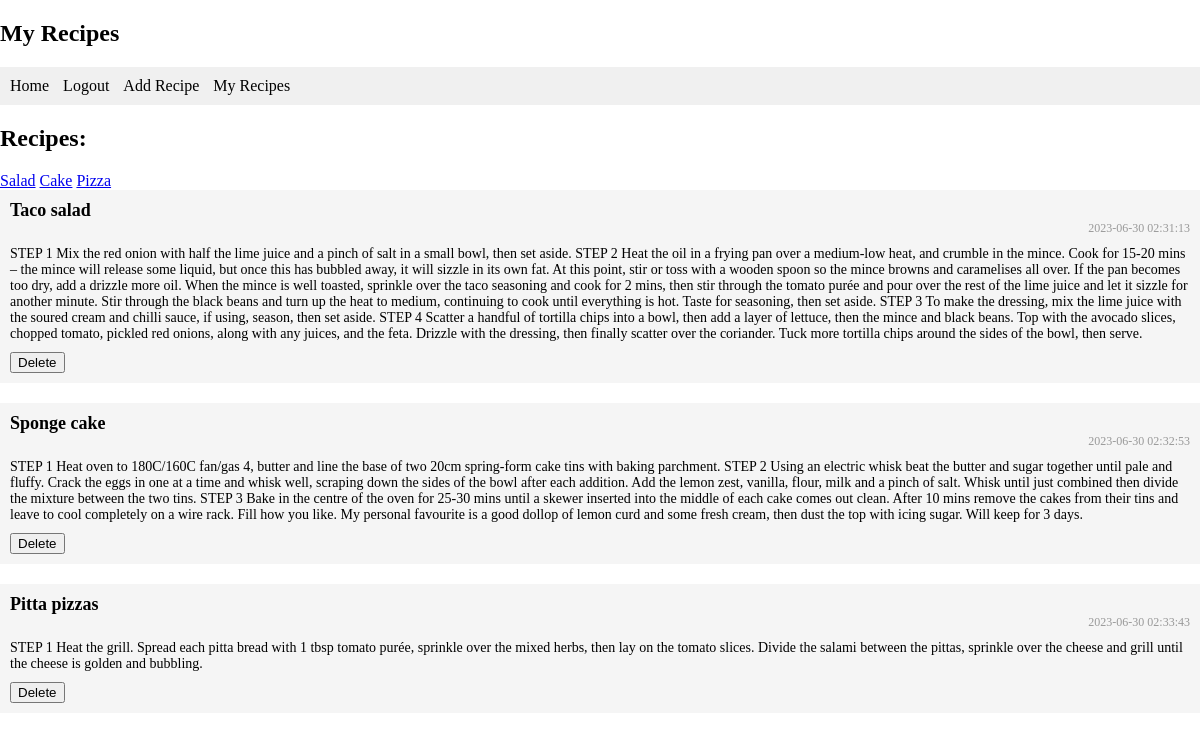
/my_recipes (signed in), run on the app's committed database.
### tables this page shows
CREATE TABLE users_recipes
                         (id INTEGER PRIMARY KEY AUTOINCREMENT,
                          recipe_name TEXT,
                          recipe_description TEXT,
                          created_at DATETIME DEFAULT CURRENT_TIMESTAMP,
                          user_name TEXT, 
                          recipe_id);

### main.py (the view)
@app.route('/my_recipes')
def my_recipes():
    if 'username' in session:
        user_name = session['username']
        db = get_db()
        c = db.cursor()
        c.execute("SELECT * FROM users_recipes WHERE user_name=?", (user_name,))
        recipes = c.fetchall()
        return render_template('my_recipes.html', recipes=recipes)
    else:
        return redirect('/login')

### main.py (called while the page is built)
def get_db():
    db = getattr(g, '_database', None)
    if db is None:
        db = g._database = sqlite3.connect(DATABASE)
    return db

@app.teardown_appcontext
def close_connection(exception):
    db = getattr(g, '_database', None)
    if db is not None:
        db.close()

### templates/my_recipes.html (shortened to what this page needs)
<!DOCTYPE html>
<html>
<head>
    <link rel="stylesheet" type="text/css" href="{{ url_for('static', filename='style.css') }}">
</head>
<body>
    <h2>My Recipes</h2>
    <div id="menu">
        <ul>
            <li><a href="/">Home</a></li>
            <li><a href="/logout">Logout</a></li>
            <li><a href="/add_recipe">Add Recipe</a></li>
            <li><a href="/my_recipes">My Recipes</a></li>
        </ul>
    </div>
<h2>Recipes:</h2>
        <div class="button-container">
            <a href="/recipe/salad" class="button">Salad</a>
            <a href="/recipe/cake" class="button">Cake</a>
            <a href="/recipe/pizza" class="button">Pizza</a>
        </div>
    <div class="recipe-list">
        {% if recipes %}
            {% for recipe in recipes %}
            <div class="recipe-card">
                <div class="recipe-title">{{ recipe[1] }}</div>
                <div class="recipe-datetime">{{ recipe[3] }}</div>
                <div class="recipe-description">{{ recipe[2] }}</div>
                <form action="/delete_recipe" method="POST">
                    <input type="submit" value="Delete" class="delete-button">
                </form>
            </div>
            {% endfor %}
        {% else %}
            <h2>Empty</h2>
        {% endif %}
    </div>
</body>
</html>

### templates/style.css (style rules this page uses)
body { margin: 0; padding: 0; }
#menu { background-color: #f0f0f0; padding: 10px; }
#menu ul { list-style-type: none; margin: 0; padding: 0; }
#menu ul li { display: inline-block; margin-right: 10px; }
#menu ul li a { text-decoration: none; color: #000; }

### templates/my_recipes.html (style rules this page uses)
.recipe-card { margin-bottom: 20px; padding: 10px; background-color: #f5f5f5; }
.recipe-title { font-size: 18px; font-weight: bold; }
.recipe-description { margin-top: 10px; font-size: 14px; }
.recipe-datetime { font-size: 12px; text-align: right; color: #999; }
.delete-button { margin-top: 10px; }

### data on the page
users_recipes: recipe_name "Taco salad", created_at "2023-06-30 02:31:13", recipe_description "STEP 1 Mix the red onion with half the lime juice and a pinch of salt in a small bowl, then set aside. STEP 2 Heat the oil in a frying pan over a medium-low heat, and crumble in the mince. Cook for 15-20 mins – the mince will release some liquid, but once this has bubbled away, it will sizzle in its own fat. At this point, stir or toss with a wooden spoon so the mince browns and caramelises all over. If the pan becomes too dry, add a drizzle more oil. When the mince is well toasted, sprinkle over the taco seasoning and cook for 2 mins, then stir through the tomato purée and pour over the rest of the lime juice and let it sizzle for another minute. Stir through the black beans and turn up…"
users_recipes: recipe_name "Sponge cake", created_at "2023-06-30 02:32:53", recipe_description "STEP 1 Heat oven to 180C/160C fan/gas 4, butter and line the base of two 20cm spring-form cake tins with baking parchment. STEP 2 Using an electric whisk beat the butter and sugar together until pale and fluffy. Crack the eggs in one at a time and whisk well, scraping down the sides of the bowl after each addition. Add the lemon zest, vanilla, flour, milk and a pinch of salt. Whisk until just combined then divide the mixture between the two tins. STEP 3 Bake in the centre of the oven for 25-30 mins until a skewer inserted into the middle of each cake comes out clean. After 10 mins remove the cakes from their tins and leave to cool completely on a wire rack. Fill how you like. My personal…"
users_recipes: recipe_name "Pitta pizzas", created_at "2023-06-30 02:33:43", recipe_description "STEP 1 Heat the grill. Spread each pitta bread with 1 tbsp tomato purée, sprinkle over the mixed herbs, then lay on the tomato slices. Divide the salami between the pittas, sprinkle over the cheese and grill until the cheese is golden and bubbling."
